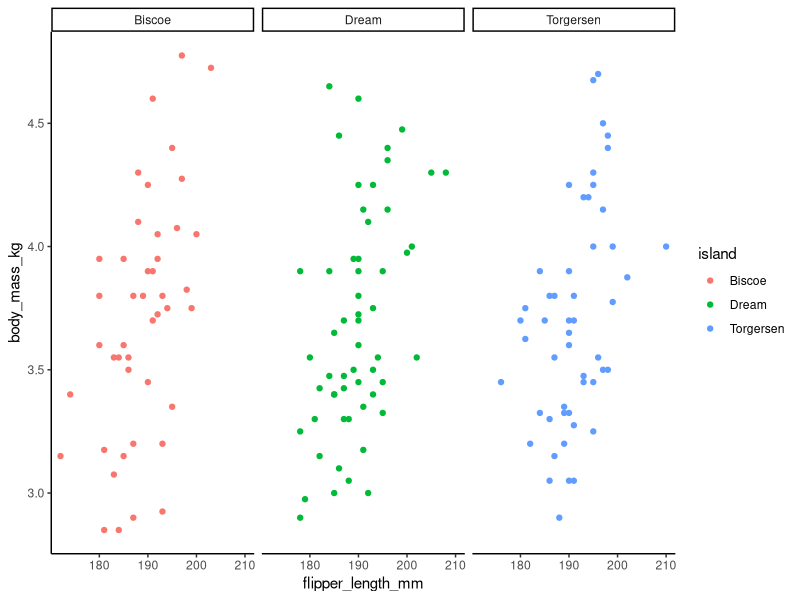

Source code (R):
## ---- chunk 1
knitr::opts_chunk$set(echo = TRUE)
library(palmerpenguins)
library(tidyverse)
## ---- chunk 2
adelies <- penguins %>% #start with penguins dataset 
  filter(species == "Adelie") %>% #subset Adelie penguins 
  mutate(body_mass_kg = body_mass_g / 1000) #create new column 

#check that we only have Adelie penguins 
unique(adelies$species)
## ---- chunk 3
ggplot(data = adelies, aes(x = flipper_length_mm, y = body_mass_kg))+
  geom_point(aes(color = island))+
  theme_classic()+
  facet_wrap(~island)
